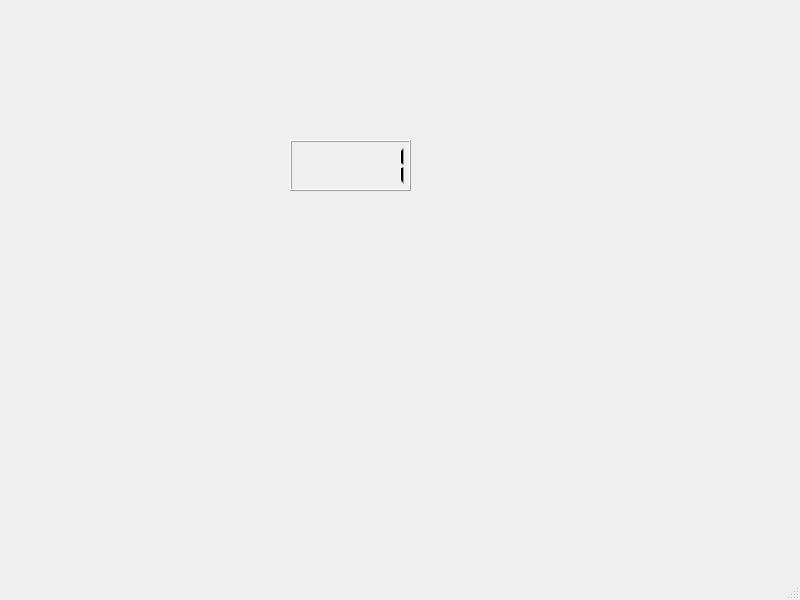
<?xml version="1.0" encoding="UTF-8"?>
<ui version="4.0">
 <class>MainWindow</class>
 <widget class="QMainWindow" name="MainWindow">
  <property name="geometry">
   <rect>
    <x>0</x>
    <y>0</y>
    <width>800</width>
    <height>600</height>
   </rect>
  </property>
  <property name="windowTitle">
   <string>MainWindow</string>
  </property>
  <widget class="QWidget" name="centralwidget">
   <widget class="QLCDNumber" name="lcdNumber">
    <property name="geometry">
     <rect>
      <x>290</x>
      <y>140</y>
      <width>121</width>
      <height>51</height>
     </rect>
    </property>
    <property name="value" stdset="0">
     <double>1.000000000000000</double>
    </property>
   </widget>
  </widget>
  <widget class="QMenuBar" name="menubar">
   <property name="geometry">
    <rect>
     <x>0</x>
     <y>0</y>
     <width>800</width>
     <height>22</height>
    </rect>
   </property>
  </widget>
  <widget class="QStatusBar" name="statusbar"/>
 </widget>
 <resources/>
 <connections/>
</ui>
